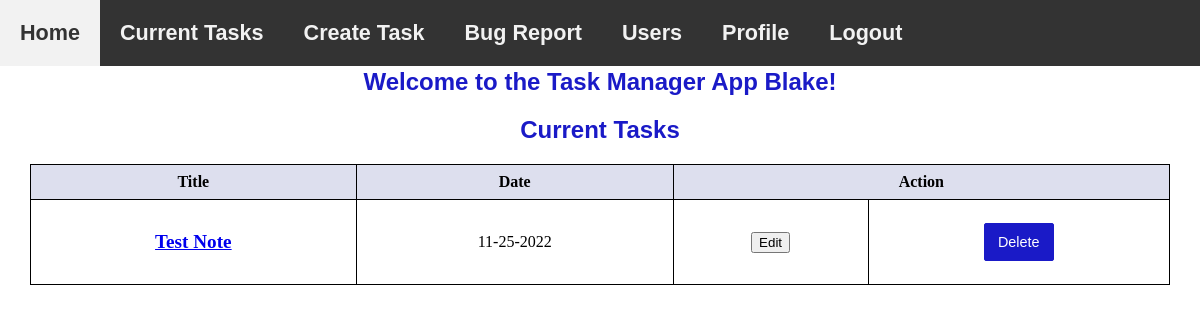
/notes (signed in), run on an earlier commit of the app's database.
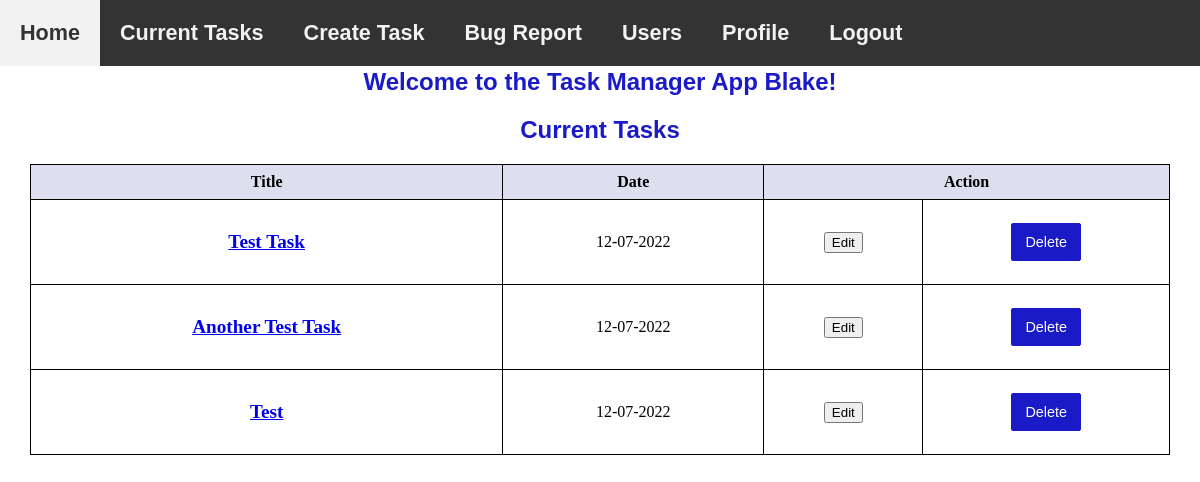
And on a later commit of the database.
### models.py (models this page shows, shortened)
class Note(db.Model):
    id = db.Column("id", db.Integer, primary_key=True)
    title = db.Column("title", db.String(200))
    text = db.Column("text", db.String(100))
    date = db.Column("date", db.String(50))
    user_id = db.Column(db.Integer, db.ForeignKey("user.id"), nullable = False)
    comments = db.relationship("Comment", backref="note", cascade = "all, delete-orphan", lazy=True)

### flask06.py (the view)
@app.route('/notes')
def get_notes():
    if session.get('user'):
        my_notes = db.session.query(Note).filter_by(user_id=session['user_id']).all()
        return render_template('notes.html', notes=my_notes, user=session['user'])
    else:
        return redirect(url_for('login'))

### templates/notes.html (shortened to what this page needs)
<!DOCTYPE html>
<html lang="en">
    <head>
        <link rel="stylesheet" href="{{ url_for('static', filename='main.css') }}">
    </head>
    <body>
        <header id="navbar">
            <nav>
                <a href="{{ url_for('index')}}"> Home</a>
                <a href="{{ url_for('get_notes') }}">Current Tasks</a>
                <a href="{{ url_for('new_note') }}">Create Task</a>
                <a href="{{ url_for('form') }}">Bug Report</a>
                <a href="{{ url_for('get_users') }}">Users</a>
                <a href="{{ url_for('profile') }}">Profile</a>
                <a href="{{ url_for('logout') }}">Logout</a>
            </nav>
        </header>
        <section>
            <br>
            <h1>Welcome to the Task Manager App {{user}}!</h1>
            <h1>Current Tasks</h1>
            <table>
                <tr>
                    <th>Title</th>
                    <th>Date</th>
                    <th colspan="2">Action</th>
                </tr>
                {% for note in notes %}
                <tr>
                    <td><a href="{{ url_for('get_note', note_id=note.id) }}">{{ note.title }}</a></td>
                    <td>{{ note.date }}</td>
                    <td><a href="{{ url_for('update_note', note_id=note.id) }}"><button>Edit</button></a></td>
                    <td>
                        <form action="{{ url_for('delete_note', note_id=note.id) }}" method="post">
                            <input type="submit" value="Delete">
                        </form>
                    </td>
                </tr>
                {% endfor %}
            </table>
        </section>
    </body>
</html>

### static/main.css (style rules this page uses)
body { margin: 0; }
body section { padding: 30px 30px 30px 30px; }
h1 { color: rgb(26, 26, 199); font-family: 'Trebuchet MS', 'Lucida Sans Unicode', 'Lucida Grande', 'Lucida Sans', Arial, sans-serif; text-align: center; }
form { background: white; width: 100%; }
input, textarea { padding: 10px 13px; margin-bottom: 15px; border-radius: 2px; border: 1px solid #d4d9e3; font-weight: 200; color: #4d5060; font-family: 'Poppins', sans-serif; font-size: .9em; }
input[type="submit"] { background: rgb(26, 26, 199); border: 0; color: white; border-radius: 2px; margin-top: 15px; font-weight: 400; border: 1px solid rgb(26, 26, 199); transition: all .3s ease-out; }
#navbar { overflow: hidden; background-color: #333; margin: 0; position: fixed; top: 0; width: 100%; }
#navbar a { float: left; display: block; color: #f2f2f2; padding: 20px; text-decoration: none; }
header { font-family: 'Trebuchet MS', 'Lucida Sans Unicode', 'Lucida Grande', 'Lucida Sans', Arial, sans-serif; font-size: large; font-weight: bold; text-align: center; }

### templates/notes.html (style rules this page uses)
table { border-collapse: collapse; width: 100%; }
td, th { border: 1px solid black; padding: 0.5em; text-align: center; }
th { text-align: center; background-color: #dddfee; }
a { font-weight: bold; font-size: larger; cursor: pointer; }
button { cursor: pointer; }

What changed in the data, as far as the page shows it:
removed Note: title "Test Note", date "11-25-2022"
added Note: title "Test Task", date "12-07-2022"
added Note: title "Another Test Task", date "12-07-2022"
added Note: title "Test", date "12-07-2022"
